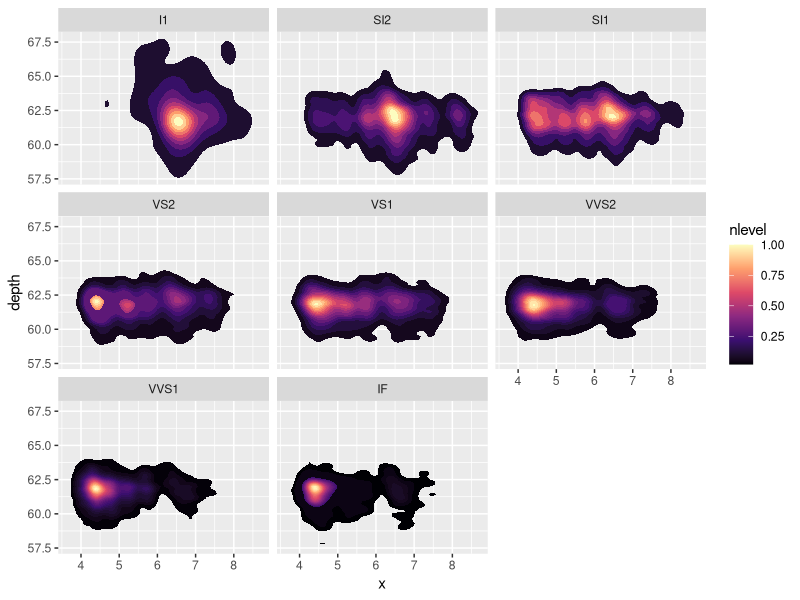

This figure's R source: (Note: this script raises an error after producing the figure.)
install.packages(ggplots2)
library(ggplot2)
ggdiamonds = ggplot(diamonds) +
  stat_density_2d(aes(x = x, y = depth, fill = stat(nlevel)), 
                  geom = "polygon", n = 200, bins = 50,contour = TRUE) +
  facet_wrap(clarity~.) +
  scale_fill_viridis_c(option = "A")

par(mfrow = c(1, 2))

plot_gg(ggdiamonds, width = 5, height = 5, raytrace = FALSE, preview = TRUE)
plot_gg(ggdiamonds, width = 5, height = 5, multicore = TRUE, scale = 250, 
        zoom = 0.7, theta = 10, phi = 30, windowsize = c(800, 800))
Sys.sleep(0.2)
render_snapshot(clear = TRUE)

mtplot = ggplot(mtcars) + 
  geom_point(aes(x = mpg, y = disp, color = cyl)) + 
  scale_color_continuous(limits = c(0, 8))

par(mfrow = c(1, 2))
plot_gg(mtplot, width = 3.5, raytrace = FALSE, preview = TRUE)

plot_gg(mtplot, width = 3.5, multicore = TRUE, windowsize = c(800, 800), 
        zoom = 0.85, phi = 35, theta = 30, sunangle = 225, soliddepth = -100)
Sys.sleep(0.2)
render_snapshot(clear = TRUE)
install.packages(c("cowplot", "googleway", "ggplot2", "ggrepel", 
                   "ggspatial", "libwgeom", "sf", "rnaturalearth", "rnaturalearthdata"))